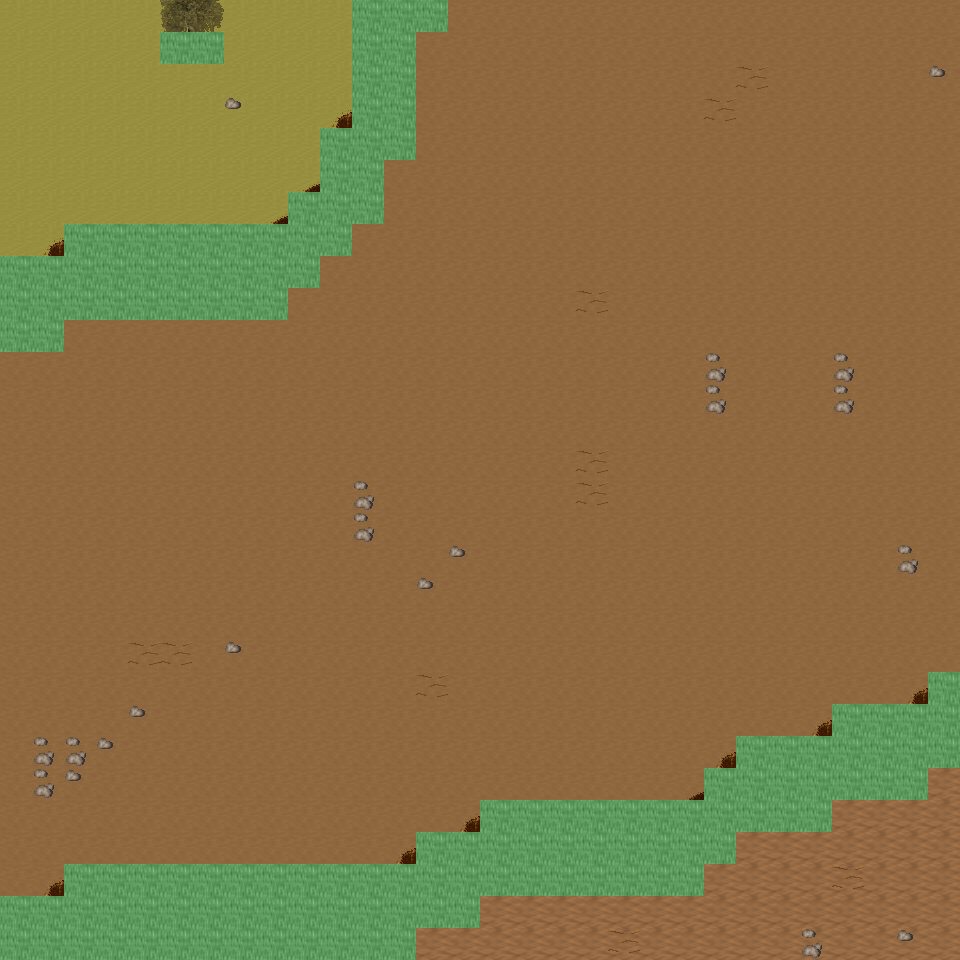

Below is a game level as drawn by its tile map, then a one-line description and the .tmx that defines it (tile-layer data replaced by summaries):
An orthogonal 30x30 tile map with 32x32 px tiles, 6 tile layers (Ground, Object, Object2, Above, ...), 23 tilesets and 7 objects (7x mapExit).

<map version="1.0" orientation="orthogonal" renderorder="right-down" width="30" height="30" tilewidth="32" tileheight="32" nextobjectid="8">
  <tileset firstgid="1" name="tileset_ground_ground" tilewidth="32" tileheight="32" tilecount="33" columns="3">
    <image source="../drawable/tileset_ground_ground.png" width="96" height="352" />
  </tileset>
  <tileset firstgid="34" name="tileset_ground_water_pool" tilewidth="32" tileheight="32" tilecount="72" columns="3">
    <image source="../drawable/tileset_ground_water_pool.png" width="96" height="768" />
  </tileset>
  <tileset firstgid="106" name="tileset_ground_ridge_earth_dark" tilewidth="32" tileheight="32" tilecount="96" columns="12">
    <image source="../drawable/tileset_ground_ridge_earth_dark.png" width="384" height="256" />
  </tileset>
  <tileset firstgid="202" name="tileset_ground_ridge_earth_pale" tilewidth="32" tileheight="32" tilecount="96" columns="12">
    <image source="../drawable/tileset_ground_ridge_earth_pale.png" width="384" height="256" />
  </tileset>
  <tileset firstgid="298" name="tileset_ground_grass_edges" tilewidth="32" tileheight="32" tilecount="36" columns="12">
    <image source="../drawable/tileset_ground_grass_edges.png" width="384" height="96" />
  </tileset>
  <tileset firstgid="334" name="tileset_ground_grass_corners" tilewidth="32" tileheight="32" tilecount="24" columns="6">
    <image source="../drawable/tileset_ground_grass_corners.png" width="192" height="128" />
  </tileset>
  <tileset firstgid="358" name="tileset_ground_earth_edges" tilewidth="32" tileheight="32" tilecount="18" columns="6">
    <image source="../drawable/tileset_ground_earth_edges.png" width="192" height="96" />
  </tileset>
  <tileset firstgid="376" name="tileset_ground_rock_pebbles" tilewidth="32" tileheight="32" tilecount="3" columns="1">
    <image source="../drawable/tileset_ground_rock_pebbles.png" width="32" height="96" />
  </tileset>
  <tileset firstgid="379" name="tileset_ground_ladder_steps" tilewidth="32" tileheight="32" tilecount="6" columns="3">
    <image source="../drawable/tileset_ground_ladder_steps.png" width="96" height="64" />
  </tileset>
  <tileset firstgid="385" name="tileset_plant_grasses" tilewidth="32" tileheight="32" tilecount="6" columns="3">
    <image source="../drawable/tileset_plant_grasses.png" width="96" height="64" />
  </tileset>
  <tileset firstgid="391" name="tileset_plant_flower_daisy_red" tilewidth="32" tileheight="32" tilecount="8" columns="2">
    <image source="../drawable/tileset_plant_flower_daisy_red.png" width="64" height="128" />
  </tileset>
  <tileset firstgid="399" name="tileset_plant_flower_daisy_yellow" tilewidth="32" tileheight="32" tilecount="8" columns="2">
    <image source="../drawable/tileset_plant_flower_daisy_yellow.png" width="64" height="128" />
  </tileset>
  <tileset firstgid="407" name="tileset_plant_flower_daisy_blue" tilewidth="32" tileheight="32" tilecount="8" columns="2">
    <image source="../drawable/tileset_plant_flower_daisy_blue.png" width="64" height="128" />
  </tileset>
  <tileset firstgid="415" name="tileset_item_corpse_huge_animal" tilewidth="32" tileheight="32" tilecount="16" columns="2">
    <image source="../drawable/tileset_item_corpse_huge_animal.png" width="64" height="256" />
  </tileset>
  <tileset firstgid="431" name="tileset_item_pot_dark_barrel" tilewidth="32" tileheight="32" tilecount="2" columns="1">
    <image source="../drawable/tileset_item_pot_dark_barrel.png" width="32" height="64" />
  </tileset>
  <tileset firstgid="433" name="tileset_item_statue_green_stone" tilewidth="32" tileheight="32" tilecount="12" columns="4">
    <image source="../drawable/tileset_item_statue_green_stone.png" width="128" height="96" />
  </tileset>
  <tileset firstgid="445" name="tileset_logic_creature_orc" tilewidth="32" tileheight="32" tilecount="6" columns="6">
    <image source="../drawable/tileset_logic_creature_orc.png" width="192" height="32" />
  </tileset>
  <tileset firstgid="451" name="tileset_logic_creature_animal" tilewidth="32" tileheight="32" tilecount="32" columns="8">
    <image source="../drawable/tileset_logic_creature_animal.png" width="256" height="128" />
  </tileset>
  <tileset firstgid="483" name="tileset_logic_portal" tilewidth="32" tileheight="32" tilecount="24" columns="8">
    <image source="../drawable/tileset_logic_portal.png" width="256" height="96" />
  </tileset>
  <tileset firstgid="507" name="tileset_logic_collision" tilewidth="32" tileheight="32" tilecount="1" columns="1">
    <image source="../drawable/tileset_logic_collision.png" width="32" height="32" />
  </tileset>
  <tileset firstgid="508" name="tileset_plant_tree_spruce" tilewidth="32" tileheight="32" tilecount="6" columns="2">
    <image source="../drawable/tileset_plant_tree_spruce.png" width="64" height="96" />
  </tileset>
  <tileset firstgid="514" name="tileset_plant_tree_taller_trees" tilewidth="32" tileheight="32" tilecount="32" columns="8">
    <image source="../drawable/tileset_plant_tree_taller_trees.png" width="256" height="128" />
  </tileset>
  <tileset firstgid="546" name="tileset_plant_bush_bush_mult_colored" tilewidth="32" tileheight="32" tilecount="6" columns="3">
    <image source="../drawable/tileset_plant_bush_bush_mult_colored.png" width="96" height="64" />
  </tileset>
  <layer name="Ground" width="30" height="30">
    <data>[900 cells, 900 non-empty, 3 distinct tile ids]</data>
  </layer>
  <layer name="Object" width="30" height="30">
    <data>[900 cells, 149 non-empty, 16 distinct tile ids]</data>
  </layer>
  <layer name="Object2" width="30" height="30">
    <data>[900 cells, 29 non-empty, 4 distinct tile ids]</data>
  </layer>
  <layer name="Above" width="30" height="30">
    <data>[900 cells, 2 non-empty, 2 distinct tile ids]</data>
  </layer>
  <layer name="Above2" width="30" height="30">
    <data>[900 cells, 0 non-empty, 0 distinct tile ids]</data>
  </layer>
  <layer name="Walkable" width="30" height="30">
    <data>[900 cells, 137 non-empty, 1 distinct tile ids]</data>
  </layer>
  <objectgroup name="MapEvents">
    <object id="1" name="north" type="mapExit" x="0" y="0" width="352" height="32">
      <properties>
        <property name="map" value="level_0_x70_y77" />
        <property name="x" value="0" />
        <property name="y" value="28" />
      </properties>
    </object>
    <object id="2" name="north2" type="mapExit" x="448" y="0" width="512" height="32">
      <properties>
        <property name="map" value="level_0_x70_y77" />
        <property name="x" value="14" />
        <property name="y" value="28" />
      </properties>
    </object>
    <object id="3" name="south" type="mapExit" x="416" y="928" width="544" height="32">
      <properties>
        <property name="map" value="level_0_x70_y79" />
        <property name="x" value="13" />
        <property name="y" value="1" />
      </properties>
    </object>
    <object id="4" name="west" type="mapExit" x="0" y="0" width="32" height="256">
      <properties>
        <property name="map" value="level_0_x69_y78" />
        <property name="x" value="28" />
        <property name="y" value="0" />
      </properties>
    </object>
    <object id="5" name="west2" type="mapExit" x="0" y="352" width="32" height="544">
      <properties>
        <property name="map" value="level_0_x69_y78" />
        <property name="x" value="28" />
        <property name="y" value="11" />
      </properties>
    </object>
    <object id="6" name="east" type="mapExit" x="928" y="0" width="32" height="672">
      <properties>
        <property name="map" value="level_0_x71_y78" />
        <property name="x" value="1" />
        <property name="y" value="0" />
      </properties>
    </object>
    </objectgroup>
</map>
<!-- 1 of 7 objects omitted -->
